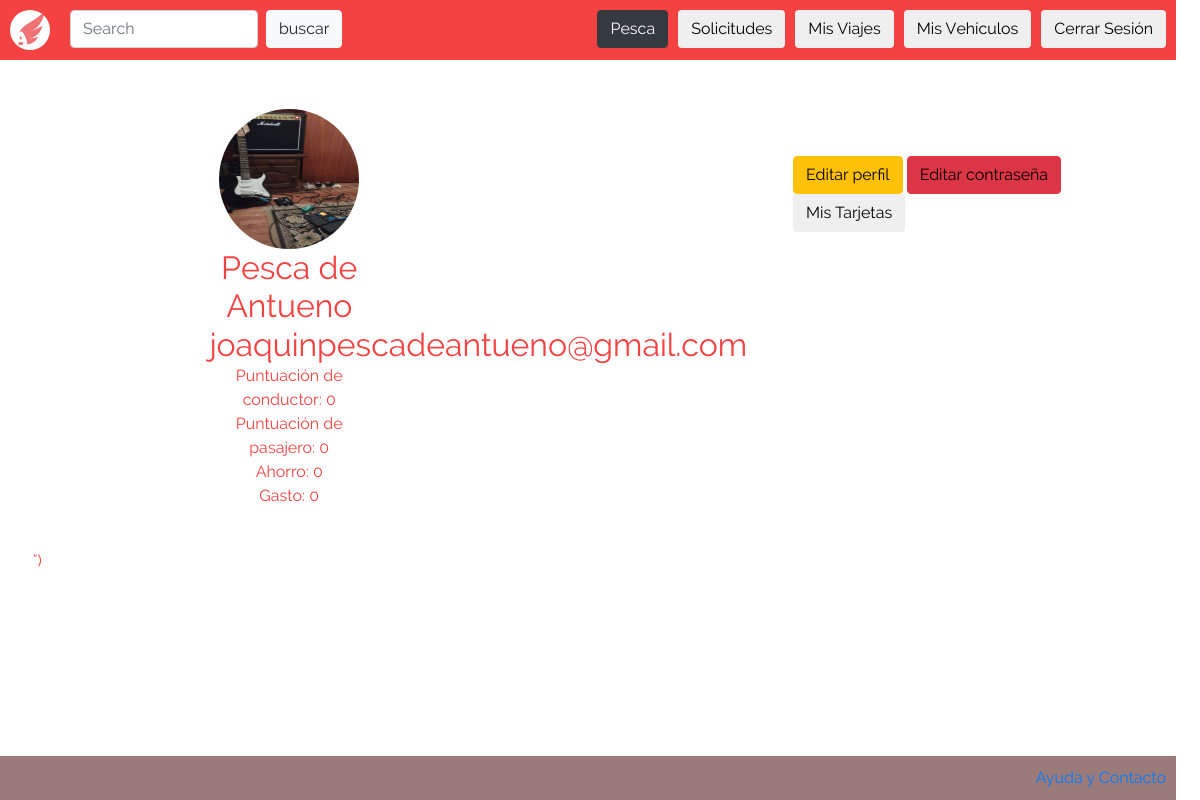
Before: /vistas/ver_perfil.php (signed in) with the older database file.
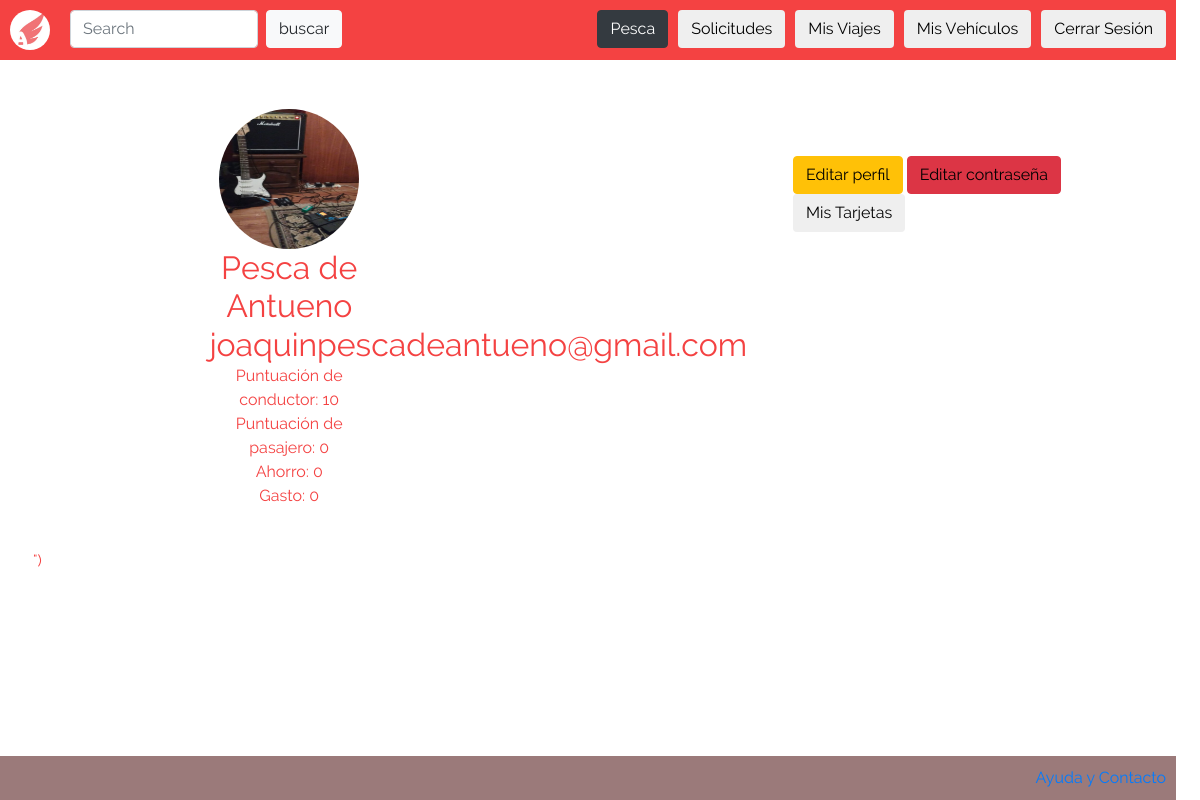
After: the same page with the newer database file.
### tables this page shows
CREATE TABLE `usuario` (
  `id_usuario` int(11) NOT NULL,
  `nombre` varchar(2048) NOT NULL,
  `apellido` varchar(2048) NOT NULL,
  `fecha_de_nacimiento` date NOT NULL,
  `mail` varchar(2048) NOT NULL,
  `promedio_puntuacion_conductor` double NOT NULL,
  `promedio_puntuacion_pasajero` double NOT NULL,
  `id_direccion` int(11) NOT NULL,
  `contrasenia` varchar(256) NOT NULL,
  `foto_perfil` text NOT NULL,
  `gasto` double NOT NULL DEFAULT '0',
  `ahorro` double NOT NULL DEFAULT '0'
);

### vistas/ver_perfil.php (the view, shortened to what this page needs)
<!doctype html>
<html lang="en">
  <head>
    <link href="../bootstrap-4.1.1/dist/css/bootstrap.min.css" rel="stylesheet">
    <link href="/css/bootstrap.css" rel="stylesheet" type="text/css">
    <link href="/css/index.css" rel="stylesheet" type="text/css">
    <link href="../css/verPerfil.css" rel="stylesheet">
    <link href="/fonts/fontawesome/fontawesome-all.css" rel="stylesheet">
  </head>
  <body>
<?php
      include("../php/abrir_conexion.php");
      include("header.php");
      $table_user = "usuario";
      $query = mysqli_query($conn,"SELECT * from $table_user WHERE mail = '$_SESSION[user_mail]'");
      $mostrar=mysqli_fetch_assoc($query);
      $user_picture = ($mostrar['foto_perfil']!='')? '/img/profile_users/'.$mostrar['foto_perfil'] : '/img/system/default_user.jpg';
?>
<div class="container">
  <div class="row">
    <div class="col-md-8">
      <main role="main">
          <br>
          <br>
        <table>
    	<tr>
    	<td width="37%">
    	</td>
    	<td>
          <div class="container marketing">
    	<div class="row">
              <div class="col-lg-4">
                <img class="rounded-circle" src=<?php echo "'$user_picture'";?>  alt="Foto de perfil" width="140" height="140">
                <h2> <?php echo $mostrar["nombre"]; echo ' '; echo $mostrar["apellido"]; ?></h2>
    		 <h2>
    	       <?php echo $_SESSION["user_mail"]; ?>
    		</h2>
                <p> Puntuación de conductor: <?php echo $mostrar["promedio_puntuacion_conductor"];?><br>
                   Puntuación de pasajero: <?php echo $mostrar["promedio_puntuacion_pasajero"];?><br>
                   Ahorro: <?php echo $mostrar["ahorro"];?> <br>
                   Gasto: <?php echo $mostrar["gasto"]; ?> <br>
                </p>
              </div>
            </div>
         </div>
    	</td>
    	</tr>
    	</table>
     </main>
    </div>
    <div class="col-md-4">
      <br><br><br><br>
      <button class="btn btn-warning" ><a href="/vistas/editar_perfil.php">Editar perfil</a></button>
      <button class="btn btn-danger" ><a href="/vistas/editar_contrasenia.php">Editar contraseña</a></button>
      <button class="btn" ><a href="/vistas/ver_tarjetas.php">Mis Tarjetas</a></button>
  </div>
</div>
    <script>window.jQuery || document.write("<script src='../../assets/js/vendor/jquery-slim.min.js'></script>")</script>
    <?php include("footer.php") ?>
  </body>
</html>

Changed rows visible on the page:
changed usuario "Pesca": promedio_puntuacion_conductor "0" → "10"
